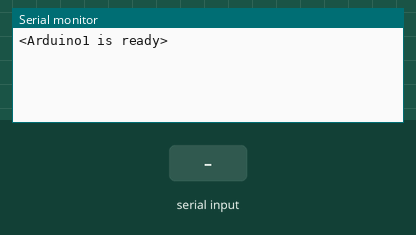
The sketch below on a simulated Arduino Uno, built with avr-gcc and run on an emulated ATmega328P. On the bench: the last lines printed to the serial monitor. Inputs (shaded band) come from the test bench.

Above: at 1.2 s.
1.3 s: byte 1 (1) received over Serial
At 1.9 s:
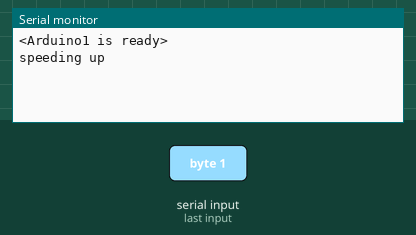
2.8 s: byte 2 (2) received over Serial
At 4.0 s:
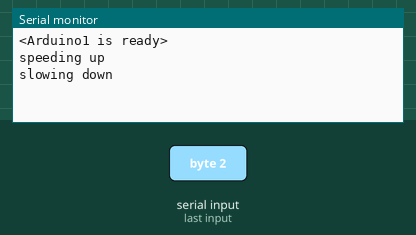
4.3 s: byte 3 (3) received over Serial
At 5.4 s:
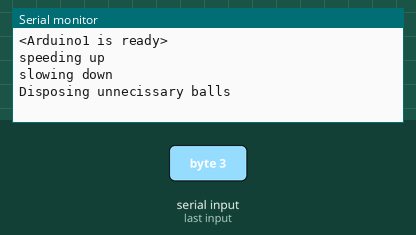
5.8 s: byte 4 (4) received over Serial
At 6.5 s:
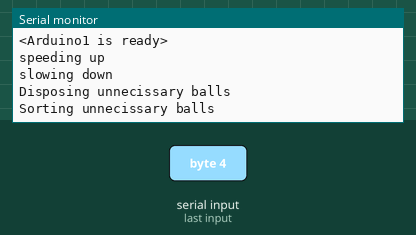

The sketch:

ArduinoJava1.ino
```cpp
int receivedChar;
boolean newData = false;
boolean dispose;

void setup() {
 Serial.begin(9600);
 Serial.println("<Arduino1 is ready>");
}

void loop() {
 recvOneChar();
 showNewData();
}

void recvOneChar() {
 if (Serial.available() > 0) {
  receivedChar = Serial.read();
  newData = true;
 }
}

void showNewData() {
  if (newData == true) {
    if (receivedChar == 1){
      Serial.println("speeding up");
      newData = false;
    }
    if (receivedChar == 2){
      Serial.println("slowing down");
      newData = false;
    }
    if (receivedChar == 3){
      newData = false;
      dispose = true;
      Serial.println("Disposing unnecissary balls");
    }
    if (receivedChar == 4){
      dispose = false;
      newData = false;
      Serial.println("Sorting unnecissary balls");
    }
 }
}
```

Measured:
- after the input at 1.3 s, the serial monitor: prints a new line at once (image 1)
- after the input at 2.8 s, the serial monitor: prints a new line at once (image 2)
- after the input at 4.3 s, the serial monitor: prints a new line at once (image 3)
- after the input at 5.8 s, the serial monitor: prints a new line at once (image 4)
